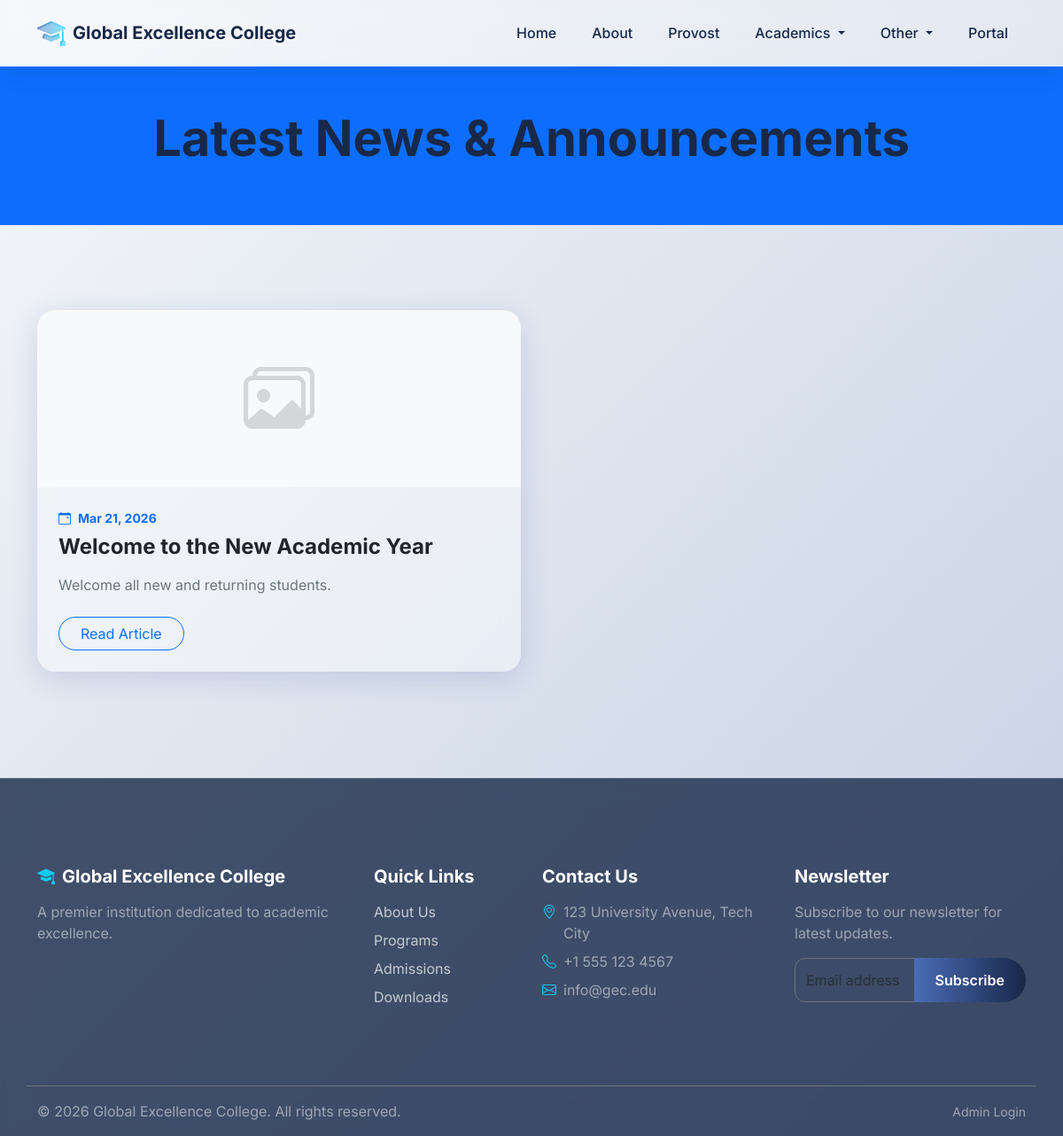
Page /pages/news.php on the committed database.
### tables this page shows
CREATE TABLE IF NOT EXISTS institution (
    id INT AUTO_INCREMENT PRIMARY KEY,
    name VARCHAR(255) NOT NULL,
    logo VARCHAR(255),
    motto VARCHAR(255),
    description TEXT,
    address TEXT,
    phone VARCHAR(50),
    email VARCHAR(100),
    website VARCHAR(100),
    facebook VARCHAR(100),
    twitter VARCHAR(100),
    instagram VARCHAR(100),
    map_embed TEXT,
    created_at TIMESTAMP DEFAULT CURRENT_TIMESTAMP
);

CREATE TABLE IF NOT EXISTS news (
    id INT AUTO_INCREMENT PRIMARY KEY,
    title VARCHAR(255) NOT NULL,
    slug VARCHAR(255) UNIQUE NOT NULL,
    summary TEXT,
    content TEXT,
    image VARCHAR(255),
    published_at TIMESTAMP NULL,
    created_at TIMESTAMP DEFAULT CURRENT_TIMESTAMP
);

### pages/news.php (the view)
<?php
require_once __DIR__ . '/../includes/header.php';
require_once __DIR__ . '/../includes/navbar.php';
$slug = isset($_GET['slug']) ? trim($_GET['slug']) : '';
if(!empty($slug)) {
    $stmt = $pdo->prepare("SELECT * FROM news WHERE slug = ? LIMIT 1");
    $stmt->execute([$slug]);
    $article = $stmt->fetch();
    if(!$article):
?>
        <div class="container py-5 my-5 text-center">
            <h2 class="display-4 text-danger mb-3">404</h2>
            <p class="fs-4 text-secondary">Article not found.</p>
            <a href="<?= $base_dir ?>pages/news.php" class="btn btn-primary-custom mt-3">Back to News</a>
        </div>
<?php else: ?>
        <div class="container py-5 my-5">
            <div class="row justify-content-center">
                <div class="col-lg-8">
                    <nav aria-label="breadcrumb">
                        <ol class="breadcrumb mb-4">
                            <li class="breadcrumb-item"><a href="<?= $base_dir ?>index.php">Home</a></li>
                            <li class="breadcrumb-item"><a href="<?= $base_dir ?>pages/news.php">News</a></li>
                            <li class="breadcrumb-item active text-truncate" aria-current="page" style="max-width:200px;"><?= htmlspecialchars($article['title']) ?></li>
                        </ol>
                    </nav>
                    <div class="glass-panel p-5 border-0">
                        <h1 class="display-5 fw-bold text-dark mb-3"><?= htmlspecialchars($article['title']) ?></h1>
                        <div class="d-flex align-items-center text-secondary mb-4 pb-3 border-bottom border-light">
                            <span class="me-3"><i class="bi bi-calendar me-2"></i><?= date('F d, Y', strtotime($article['published_at'])) ?></span>
                            <span><i class="bi bi-person me-2"></i>Admin</span>
                        </div>
                        <?php if(!empty($article['image'])): ?>
                            <img src="<?= $base_dir ?>assets/uploads/<?= htmlspecialchars($article['image']) ?>" alt="<?= htmlspecialchars($article['title']) ?>" class="img-fluid rounded-4 mb-5 shadow-sm w-100" style="max-height: 400px; object-fit: cover;">
                        <?php endif; ?>
                        <div class="fs-5 lh-lg text-secondary" style="white-space: pre-wrap; word-wrap: break-word; overflow-wrap: anywhere;">
                            <?= htmlspecialchars($article['content']) ?>
                        </div>
                    </div>
                </div>
            </div>
        </div>
<?php
    endif;
} else {
    $stmt = $pdo->query("SELECT * FROM news ORDER BY published_at DESC");
    $newsList = $stmt->fetchAll();
?>
    <div class="container-fluid py-5 bg-primary text-white text-center glass-panel rounded-0 border-0 shadow-none position-relative">
        <div class="container position-relative z-index-1">
            <h1 class="display-4 fw-bold mb-3">Latest News & Announcements</h1>
        </div>
    </div>
    <div class="container py-5 my-5">
        <?php if(count($newsList) > 0): ?>
            <div class="row g-4">
                <?php foreach($newsList as $news): ?>
                    <div class="col-md-6 mb-4">
                        <div class="glass-card h-100 border-0 d-flex flex-column hover-shadow">
                            <?php if(!empty($news['image'])): ?>
                                <img src="<?= $base_dir ?>assets/uploads/<?= htmlspecialchars($news['image']) ?>" class="card-img-top" alt="News Image">
                            <?php else: ?>
                                <div class="card-img-top bg-light d-flex align-items-center justify-content-center text-secondary" style="height: 200px;">
                                    <i class="bi bi-images display-1 opacity-25"></i>
                                </div>
                            <?php endif; ?>
                            <div class="card-body p-4 d-flex flex-column flex-grow-1">
                                <div class="text-primary small fw-bold mb-2"><i class="bi bi-calendar-event me-2"></i><?= date('M d, Y', strtotime($news['published_at'])) ?></div>
                                <h4 class="card-title fw-bold mb-3 text-dark"><?= htmlspecialchars($news['title']) ?></h4>
                                <p class="card-text text-secondary mb-4 flex-grow-1"><?= htmlspecialchars($news['summary']) ?></p>
                                <div>
                                    <a href="<?= $base_dir ?>pages/news.php?slug=<?= htmlspecialchars($news['slug']) ?>" class="btn btn-outline-primary rounded-pill px-4">Read Article</a>
                                </div>
                            </div>
                        </div>
                    </div>
                <?php endforeach; ?>
            </div>
        <?php else: ?>
            <div class="text-center py-5">
                <p class="text-secondary fs-4">No recent news available.</p>
            </div>
        <?php endif; ?>
    </div>
<?php } ?>
<?php require_once __DIR__ . '/../includes/footer.php'; ?>

### includes/navbar.php (shortened to what this page needs)
<?php
$currentPage = basename($_SERVER['PHP_SELF']);
?>
<nav class="navbar navbar-expand-lg sticky-top glass-nav">
    <div class="container">
        <a class="navbar-brand d-flex align-items-center" href="<?= $base_dir ?>index.php">
            <?php if(!empty($institution['logo'])): ?>
                <img src="<?= $base_dir ?>assets/uploads/<?= htmlspecialchars($institution['logo']) ?>" alt="Logo" height="40" class="me-2">
            <?php else: ?>
                <i class="bi bi-mortarboard-fill fs-2 me-2 gradient-text"></i>
            <?php endif; ?>
            <span><?= $siteTitle ?></span>
        </a>
        <div class="collapse navbar-collapse" id="navbarNav">
            <ul class="navbar-nav ms-auto">
                <li class="nav-item">
                    <a class="nav-link <?= $currentPage == 'index.php' ? 'active' : '' ?>" href="<?= $base_dir ?>index.php">Home</a>
                </li>
                <li class="nav-item">
                    <a class="nav-link <?= $currentPage == 'about.php' ? 'active' : '' ?>" href="<?= $base_dir ?>pages/about.php">About</a>
                </li>
                <li class="nav-item">
                    <a class="nav-link <?= $currentPage == 'provost.php' ? 'active' : '' ?>" href="<?= $base_dir ?>pages/provost.php">Provost</a>
                </li>
                <li class="nav-item dropdown">
                    <a class="nav-link dropdown-toggle <?= in_array($currentPage, ['programs.php', 'departments.php']) ? 'active' : '' ?>" href="#" role="button" data-bs-toggle="dropdown">
                        Academics
                    </a>
                </li>
                <li class="nav-item dropdown">
                    <a class="nav-link dropdown-toggle <?= in_array($currentPage, ['news.php', 'events.php', 'gallery.php', 'downloads.php']) ? 'active' : '' ?>" href="#" role="button" data-bs-toggle="dropdown">
                        Other
                    </a>
                </li>
                <li class="nav-item">
                    <a class="nav-link"  href="https://portal.cshtgusau.com/login">Portal</a>
                </li>
            </ul>
        </div>
    </div>
</nav>

### includes/footer.php (shortened to what this page needs)
<footer class="glass-footer">
    <div class="container py-5">
        <div class="row gy-4">
            <div class="col-lg-4 col-md-6">
                <h5 class="text-white mb-3 d-flex align-items-center">
                    <i class="bi bi-mortarboard-fill me-2 text-info"></i> <?= $siteTitle ?>
                </h5>
                <p class="text-white-50"><?= htmlspecialchars($institution['description'] ?? 'A premier institution of learning.') ?></p>
            </div>
            <div class="col-lg-2 col-md-6">
                <h5 class="text-white mb-3">Quick Links</h5>
                <ul class="list-unstyled text-white-50">
                    <li class="mb-2"><a href="<?= $base_dir ?>pages/about.php">About Us</a></li>
                    <li class="mb-2"><a href="<?= $base_dir ?>pages/programs.php">Programs</a></li>
                    <li class="mb-2"><a href="https://portal.cshtgusau.com/apply">Admissions</a></li>
                    <li class="mb-2"><a href="<?= $base_dir ?>pages/downloads.php">Downloads</a></li>
                </ul>
            </div>
            <div class="col-lg-3 col-md-6">
                <h5 class="text-white mb-3">Contact Us</h5>
                <ul class="list-unstyled text-white-50">
                    <li class="mb-2 d-flex"><i class="bi bi-geo-alt me-2 text-info"></i> <span><?= htmlspecialchars($institution['address'] ?? '123 Education Street') ?></span></li>
                    <li class="mb-2 d-flex"><i class="bi bi-telephone me-2 text-info"></i> <span><?= htmlspecialchars($institution['phone'] ?? '+1 234 567 890') ?></span></li>
                    <li class="mb-2 d-flex"><i class="bi bi-envelope me-2 text-info"></i> <span><?= htmlspecialchars($institution['email'] ?? 'info@school.edu') ?></span></li>
                </ul>
            </div>
            <div class="col-lg-3 col-md-6">
                <h5 class="text-white mb-3">Newsletter</h5>
                <p class="text-white-50 mb-3">Subscribe to our newsletter for latest updates.</p>
                <form action="#" method="POST">
                    <div class="input-group">
                        <input type="email" class="form-control form-control-glass bg-transparent text-white border-secondary" placeholder="Email address" required>
                        <button class="btn btn-primary-custom" type="submit">Subscribe</button>
                    </div>
                </form>
            </div>
        </div>
    </div>
    <div class="container border-top border-secondary py-3 mt-4">
        <div class="row text-center text-md-start">
            <div class="col-md-6">
                <p class="mb-0 text-white-50">&copy; <?= date('Y') ?> <?= $siteTitle ?>. All rights reserved.</p>
            </div>
            <div class="col-md-6 text-md-end">
                <a href="<?= $base_dir ?>admin/login.php" class="text-white-50 small text-decoration-none">Admin Login</a>
            </div>
        </div>
    </div>
</footer>
</body>
</html>

### assets/css/style.css (style rules this page uses)
:root { --primary-color: #4b6cb7; --secondary-color: #182848; --accent-color: #00d2ff; --text-color: #333; --bg-gradient: linear-gradient(135deg, #f5f7fa 0%, #c3cfe2 100%); --glass-bg: rgba(255, 255, 255, 0.4); --glass-border: rgba(255, 255, 255, 0.6); --glass-shadow: 0 8px 32px 0 rgba(31, 38, 135, 0.15); }
body { font-family: 'Inter', 'Segoe UI', Roboto, sans-serif; background: var(--bg-gradient); color: var(--text-color); min-height: 100vh; display: flex; flex-direction: column; }
.glass-panel { background: var(--glass-bg); backdrop-filter: blur(12px); -webkit-backdrop-filter: blur(12px); border: 1px solid var(--glass-border); border-radius: 16px; box-shadow: var(--glass-shadow); }
.glass-nav { background: rgba(255, 255, 255, 0.2); backdrop-filter: blur(15px); -webkit-backdrop-filter: blur(15px); border-bottom: 1px solid rgba(255, 255, 255, 0.3); box-shadow: 0 4px 30px rgba(0, 0, 0, 0.1); }
.navbar-brand { font-weight: 700; color: var(--secondary-color) !important; text-shadow: 1px 1px 2px rgba(255,255,255,0.5); }
.nav-link { font-weight: 500; color: var(--secondary-color) !important; transition: all 0.3s ease; border-radius: 8px; padding: 8px 16px !important; margin: 0 4px; }
.btn-primary-custom { background: linear-gradient(to right, var(--primary-color), var(--secondary-color)); color: white; border: none; border-radius: 30px; padding: 10px 24px; font-weight: 600; transition: transform 0.3s ease, box-shadow 0.3s ease; }
.glass-card { background: var(--glass-bg); backdrop-filter: blur(10px); border: 1px solid var(--glass-border); border-radius: 20px; box-shadow: var(--glass-shadow); transition: all 0.4s ease; overflow: hidden; }
.card-img-top { border-radius: 20px 20px 0 0; object-fit: cover; height: 200px; }
footer { margin-top: auto; padding-top: 50px; }
.glass-footer { background: rgba(24, 40, 72, 0.8); backdrop-filter: blur(15px); color: white; border-top: 1px solid rgba(255,255,255,0.1); }
.glass-footer a { color: rgba(255,255,255,0.7); text-decoration: none; transition: color 0.3s; }
.form-control-glass { background: rgba(255, 255, 255, 0.5); border: 1px solid rgba(255, 255, 255, 0.8); border-radius: 12px; padding: 12px; color: var(--secondary-color); transition: all 0.3s ease; }
h1, h2, h3, h4, h5, h6 { color: var(--secondary-color); font-weight: 700; }
.gradient-text { background: linear-gradient(to right, var(--primary-color), var(--accent-color)); -webkit-background-clip: text; -webkit-text-fill-color: transparent; }

### rows in the picture
institution: name "Global Excellence College", description "A premier institution dedicated to academic excellence.", address "123 University Avenue, Tech City", phone "+1 555 123 4567", email "info@gec.edu"
news: published_at "Mar 21, 2026", title "Welcome to the New Academic Year", summary "Welcome all new and returning students."
